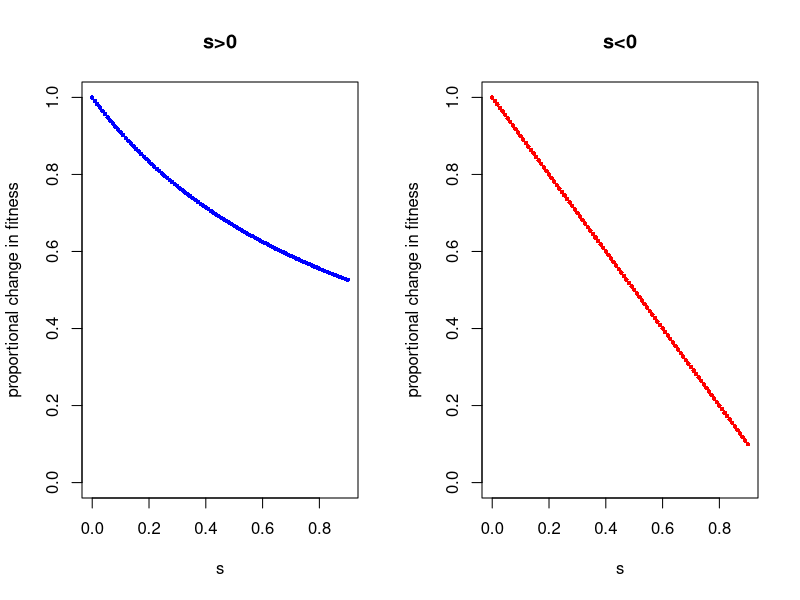
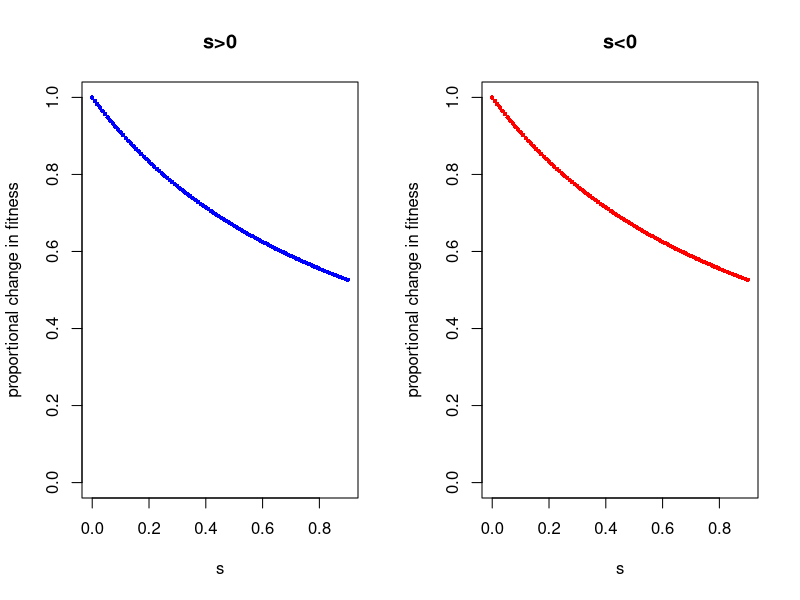
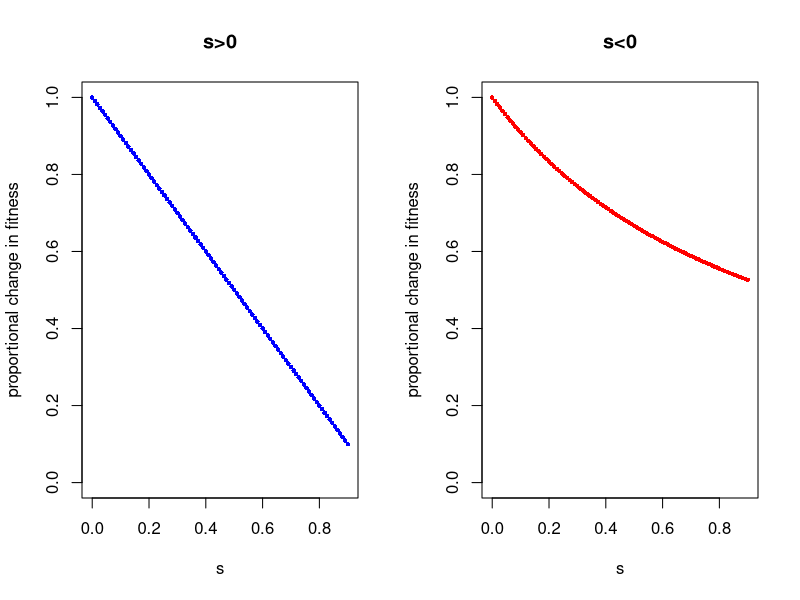
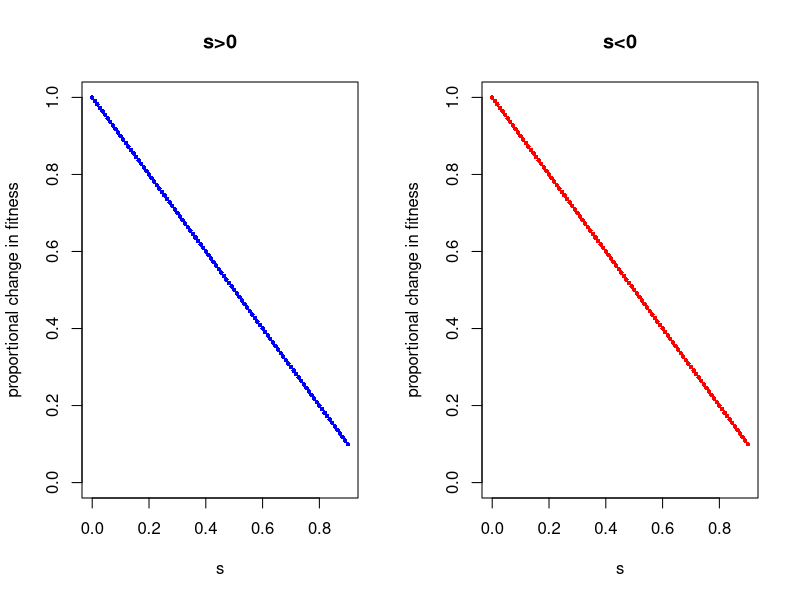

The R source for these figures, in order:
## ---- chunk 1
knitr::opts_chunk$set(echo = TRUE)
## ---- chunk 2
f <- function(s) 1+s
s <- seq(from = 0, to = 0.9, length.out = 100)
par(mfcol=c(1,2))
plot(x = s, y = 1/f(s),
     col ="blue",
     ylim = c(0, 1),
     ylab = "proportional change in fitness", 
     pch = 16, cex = .6,
     main="s>0")
plot(x = s, y = f(-s)/1,
     col ="red",
     ylim = c(0, 1),
     ylab = "proportional change in fitness", 
     pch = 16, cex = .6,
     main="s<0")
## ---- chunk 3
f1 <- function(s) 1+s
f2 <- function(s) 1/(1+s)
s <- seq(from = 0, to = 0.9, length.out = 100)
par(mfcol=c(1,2))
plot(x = s, y = 1/f1(s),
     col ="blue",
     ylim = c(0, 1),
     ylab = "proportional change in fitness", 
     pch = 16, cex = .6,
     main="s>0")
plot(x = s, y = f2(s)/1,
     col ="red",
     ylim = c(0, 1),
     ylab = "proportional change in fitness", 
     pch = 16, cex = .6,
     main="s<0")
## ---- chunk 4
f <- function(s) 1-s
s <- seq(from = 0, to = 0.9, length.out = 100)
par(mfcol=c(1,2))
plot(x = s, y = f(s)/1,
     col ="blue",
     ylim = c(0, 1),
     ylab = "proportional change in fitness", 
     pch = 16, cex = .6,
     main="s>0")
plot(x = s, y = 1/f(-s),
     col ="red",
     ylim = c(0, 1),
     ylab = "proportional change in fitness", 
     pch = 16, cex = .6,
     main="s<0")
## ---- chunk 5
f1 <- function(s) 1-s
f2 <- function(s) 1/(1-s)
s <- seq(from = 0, to = 0.9, length.out = 100)
par(mfcol=c(1,2))
plot(x = s, y = f1(s)/1,
     col ="blue",
     ylim = c(0, 1),
     ylab = "proportional change in fitness", 
     pch = 16, cex = .6,
     main="s>0")
plot(x = s, y = 1/f2(s),
     col ="red",
     ylim = c(0, 1),
     ylab = "proportional change in fitness", 
     pch = 16, cex = .6,
     main="s<0")
